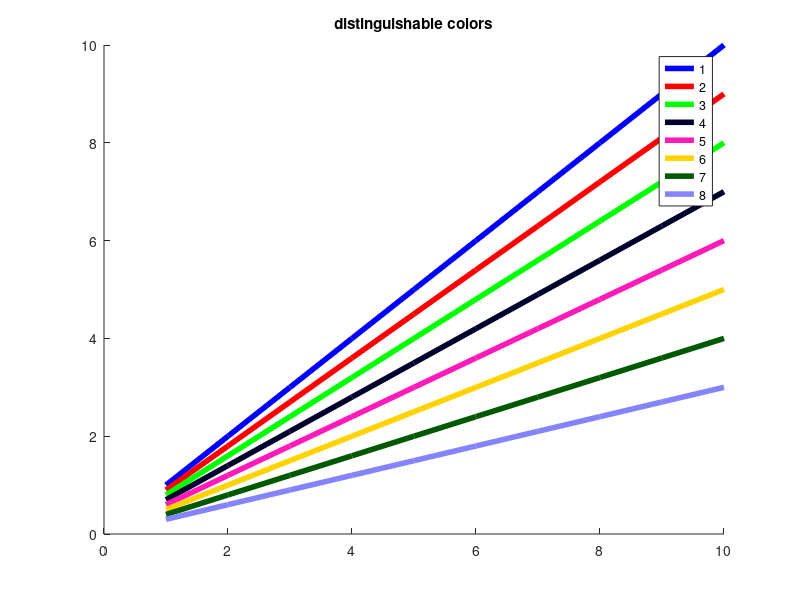
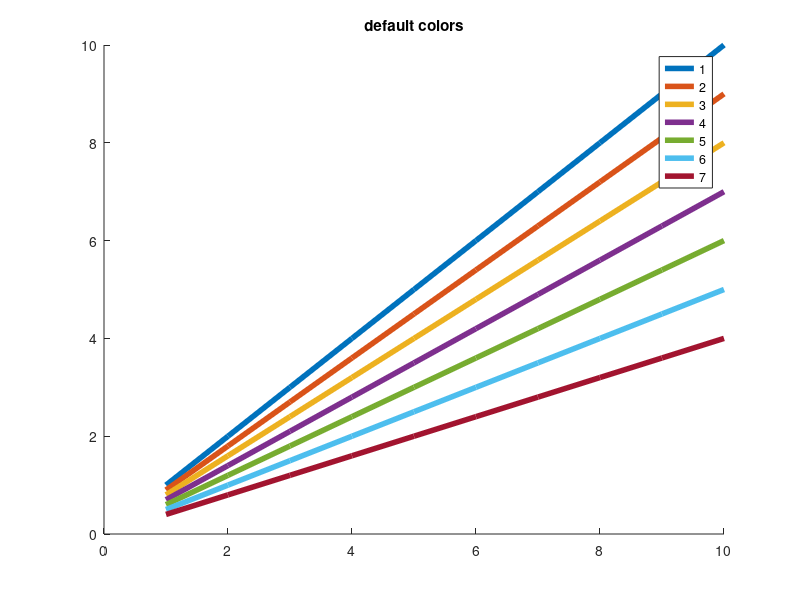

These figures' MATLAB source, in order:
function plotdefaultcolors
   
load('defaultcolors.mat','dc'); c = dc; 
load('distinguishablecolors.mat','dc');


x   = 1:10;
y   = x;

figure; hold on;
plot(x,y,'LineWidth',4,'Color',dc(1,:));
plot(x,0.9.*y,'LineWidth',4,'Color',dc(2,:)); 
plot(x,0.8.*y,'LineWidth',4,'Color',dc(3,:)); 
plot(x,0.7.*y,'LineWidth',4,'Color',dc(4,:)); 
plot(x,0.6.*y,'LineWidth',4,'Color',dc(5,:)); 
plot(x,0.5.*y,'LineWidth',4,'Color',dc(6,:)); 
plot(x,0.4.*y,'LineWidth',4,'Color',dc(7,:)); 
plot(x,0.3.*y,'LineWidth',4,'Color',dc(8,:)); 
legend('1','2','3','4','5','6','7','8','Location','best')
title('distinguishable colors');

figure; hold on;
plot(x,y,'LineWidth',4,'Color',c(1,:));
plot(x,0.9.*y,'LineWidth',4,'Color',c(2,:)); 
plot(x,0.8.*y,'LineWidth',4,'Color',c(3,:)); 
plot(x,0.7.*y,'LineWidth',4,'Color',c(4,:)); 
plot(x,0.6.*y,'LineWidth',4,'Color',c(5,:)); 
plot(x,0.5.*y,'LineWidth',4,'Color',c(6,:)); 
plot(x,0.4.*y,'LineWidth',4,'Color',c(7,:)); 
legend('1','2','3','4','5','6','7','Location','best')
title('default colors');